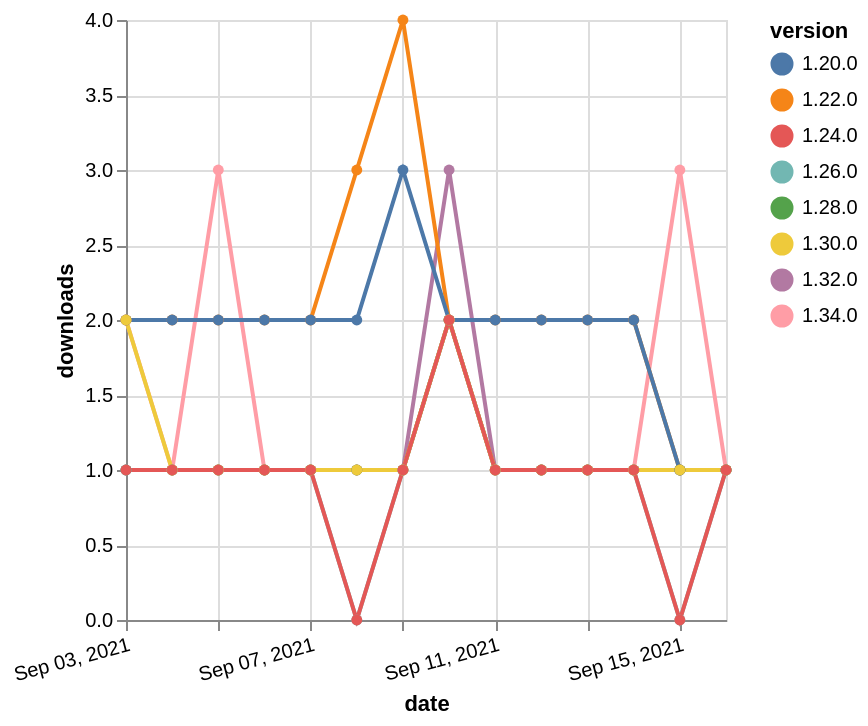

Write a Vega-Lite specification for this figure.
### Vega-Lite specification from a JSON file in a GitHub repository (floating-point values rounded to 4 significant figures)
{"$schema": "https://vega.github.io/schema/vega-lite/v5.json", "description": "A simple bar chart with embedded data.", "data": {"values": [{"date": "2021-09-03", "total": 127, "delta": 2, "version": "1.34.0"}, {"date": "2021-09-04", "total": 128, "delta": 1, "version": "1.34.0"}, {"date": "2021-09-05", "total": 131, "delta": 3, "version": "1.34.0"}, {"date": "2021-09-06", "total": 132, "delta": 1, "version": "1.34.0"}, {"date": "2021-09-07", "total": 133, "delta": 1, "version": "1.34.0"}, {"date": "2021-09-08", "total": 134, "delta": 1, "version": "1.34.0"}, {"date": "2021-09-09", "total": 135, "delta": 1, "version": "1.34.0"}, {"date": "2021-09-10", "total": 137, "delta": 2, "version": "1.34.0"}, {"date": "2021-09-11", "total": 138, "delta": 1, "version": "1.34.0"}, {"date": "2021-09-12", "total": 139, "delta": 1, "version": "1.34.0"}, {"date": "2021-09-13", "total": 140, "delta": 1, "version": "1.34.0"}, {"date": "2021-09-14", "total": 141, "delta": 1, "version": "1.34.0"}, {"date": "2021-09-15", "total": 144, "delta": 3, "version": "1.34.0"}, {"date": "2021-09-16", "total": 145, "delta": 1, "version": "1.34.0"}, {"date": "2021-09-03", "total": 199, "delta": 1, "version": "1.32.0"}, {"date": "2021-09-04", "total": 200, "delta": 1, "version": "1.32.0"}, {"date": "2021-09-05", "total": 201, "delta": 1, "version": "1.32.0"}, {"date": "2021-09-06", "total": 202, "delta": 1, "version": "1.32.0"}, {"date": "2021-09-07", "total": 203, "delta": 1, "version": "1.32.0"}, {"date": "2021-09-08", "total": 204, "delta": 1, "version": "1.32.0"}, {"date": "2021-09-09", "total": 205, "delta": 1, "version": "1.32.0"}, {"date": "2021-09-10", "total": 208, "delta": 3, "version": "1.32.0"}, {"date": "2021-09-11", "total": 209, "delta": 1, "version": "1.32.0"}, {"date": "2021-09-12", "total": 210, "delta": 1, "version": "1.32.0"}, {"date": "2021-09-13", "total": 211, "delta": 1, "version": "1.32.0"}, {"date": "2021-09-14", "total": 212, "delta": 1, "version": "1.32.0"}, {"date": "2021-09-15", "total": 213, "delta": 1, "version": "1.32.0"}, {"date": "2021-09-16", "total": 214, "delta": 1, "version": "1.32.0"}, {"date": "2021-09-03", "total": 2454, "delta": 2, "version": "1.22.0"}, {"date": "2021-09-04", "total": 2456, "delta": 2, "version": "1.22.0"}, {"date": "2021-09-05", "total": 2458, "delta": 2, "version": "1.22.0"}, {"date": "2021-09-06", "total": 2460, "delta": 2, "version": "1.22.0"}, {"date": "2021-09-07", "total": 2462, "delta": 2, "version": "1.22.0"}, {"date": "2021-09-08", "total": 2465, "delta": 3, "version": "1.22.0"}, {"date": "2021-09-09", "total": 2469, "delta": 4, "version": "1.22.0"}, {"date": "2021-09-10", "total": 2471, "delta": 2, "version": "1.22.0"}, {"date": "2021-09-11", "total": 2473, "delta": 2, "version": "1.22.0"}, {"date": "2021-09-12", "total": 2475, "delta": 2, "version": "1.22.0"}, {"date": "2021-09-13", "total": 2477, "delta": 2, "version": "1.22.0"}, {"date": "2021-09-14", "total": 2479, "delta": 2, "version": "1.22.0"}, {"date": "2021-09-15", "total": 2480, "delta": 1, "version": "1.22.0"}, {"date": "2021-09-16", "total": 2481, "delta": 1, "version": "1.22.0"}, {"date": "2021-09-03", "total": 187, "delta": 1, "version": "1.28.0"}, {"date": "2021-09-04", "total": 188, "delta": 1, "version": "1.28.0"}, {"date": "2021-09-05", "total": 189, "delta": 1, "version": "1.28.0"}, {"date": "2021-09-06", "total": 190, "delta": 1, "version": "1.28.0"}, {"date": "2021-09-07", "total": 191, "delta": 1, "version": "1.28.0"}, {"date": "2021-09-08", "total": 192, "delta": 1, "version": "1.28.0"}, {"date": "2021-09-09", "total": 193, "delta": 1, "version": "1.28.0"}, {"date": "2021-09-10", "total": 195, "delta": 2, "version": "1.28.0"}, {"date": "2021-09-11", "total": 196, "delta": 1, "version": "1.28.0"}, {"date": "2021-09-12", "total": 197, "delta": 1, "version": "1.28.0"}, {"date": "2021-09-13", "total": 198, "delta": 1, "version": "1.28.0"}, {"date": "2021-09-14", "total": 199, "delta": 1, "version": "1.28.0"}, {"date": "2021-09-15", "total": 200, "delta": 1, "version": "1.28.0"}, {"date": "2021-09-16", "total": 201, "delta": 1, "version": "1.28.0"}, {"date": "2021-09-03", "total": 195, "delta": 1, "version": "1.26.0"}, {"date": "2021-09-04", "total": 196, "delta": 1, "version": "1.26.0"}, {"date": "2021-09-05", "total": 197, "delta": 1, "version": "1.26.0"}, {"date": "2021-09-06", "total": 198, "delta": 1, "version": "1.26.0"}, {"date": "2021-09-07", "total": 199, "delta": 1, "version": "1.26.0"}, {"date": "2021-09-08", "total": 199, "delta": 0, "version": "1.26.0"}, {"date": "2021-09-09", "total": 200, "delta": 1, "version": "1.26.0"}, {"date": "2021-09-10", "total": 202, "delta": 2, "version": "1.26.0"}, {"date": "2021-09-11", "total": 203, "delta": 1, "version": "1.26.0"}, {"date": "2021-09-12", "total": 204, "delta": 1, "version": "1.26.0"}, {"date": "2021-09-13", "total": 205, "delta": 1, "version": "1.26.0"}, {"date": "2021-09-14", "total": 206, "delta": 1, "version": "1.26.0"}, {"date": "2021-09-15", "total": 206, "delta": 0, "version": "1.26.0"}, {"date": "2021-09-16", "total": 207, "delta": 1, "version": "1.26.0"}, {"date": "2021-09-03", "total": 2290, "delta": 2, "version": "1.20.0"}, {"date": "2021-09-04", "total": 2292, "delta": 2, "version": "1.20.0"}, {"date": "2021-09-05", "total": 2294, "delta": 2, "version": "1.20.0"}, {"date": "2021-09-06", "total": 2296, "delta": 2, "version": "1.20.0"}, {"date": "2021-09-07", "total": 2298, "delta": 2, "version": "1.20.0"}, {"date": "2021-09-08", "total": 2300, "delta": 2, "version": "1.20.0"}, {"date": "2021-09-09", "total": 2303, "delta": 3, "version": "1.20.0"}, {"date": "2021-09-10", "total": 2305, "delta": 2, "version": "1.20.0"}, {"date": "2021-09-11", "total": 2307, "delta": 2, "version": "1.20.0"}, {"date": "2021-09-12", "total": 2309, "delta": 2, "version": "1.20.0"}, {"date": "2021-09-13", "total": 2311, "delta": 2, "version": "1.20.0"}, {"date": "2021-09-14", "total": 2313, "delta": 2, "version": "1.20.0"}, {"date": "2021-09-15", "total": 2314, "delta": 1, "version": "1.20.0"}, {"date": "2021-09-16", "total": 2315, "delta": 1, "version": "1.20.0"}, {"date": "2021-09-03", "total": 170, "delta": 2, "version": "1.30.0"}, {"date": "2021-09-04", "total": 171, "delta": 1, "version": "1.30.0"}, {"date": "2021-09-05", "total": 172, "delta": 1, "version": "1.30.0"}, {"date": "2021-09-06", "total": 173, "delta": 1, "version": "1.30.0"}, {"date": "2021-09-07", "total": 174, "delta": 1, "version": "1.30.0"}, {"date": "2021-09-08", "total": 175, "delta": 1, "version": "1.30.0"}, {"date": "2021-09-09", "total": 176, "delta": 1, "version": "1.30.0"}, {"date": "2021-09-10", "total": 178, "delta": 2, "version": "1.30.0"}, {"date": "2021-09-11", "total": 179, "delta": 1, "version": "1.30.0"}, {"date": "2021-09-12", "total": 180, "delta": 1, "version": "1.30.0"}, {"date": "2021-09-13", "total": 181, "delta": 1, "version": "1.30.0"}, {"date": "2021-09-14", "total": 182, "delta": 1, "version": "1.30.0"}, {"date": "2021-09-15", "total": 183, "delta": 1, "version": "1.30.0"}, {"date": "2021-09-16", "total": 184, "delta": 1, "version": "1.30.0"}, {"date": "2021-09-03", "total": 243, "delta": 1, "version": "1.24.0"}, {"date": "2021-09-04", "total": 244, "delta": 1, "version": "1.24.0"}, {"date": "2021-09-05", "total": 245, "delta": 1, "version": "1.24.0"}, {"date": "2021-09-06", "total": 246, "delta": 1, "version": "1.24.0"}, {"date": "2021-09-07", "total": 247, "delta": 1, "version": "1.24.0"}, {"date": "2021-09-08", "total": 247, "delta": 0, "version": "1.24.0"}, {"date": "2021-09-09", "total": 248, "delta": 1, "version": "1.24.0"}, {"date": "2021-09-10", "total": 250, "delta": 2, "version": "1.24.0"}, {"date": "2021-09-11", "total": 251, "delta": 1, "version": "1.24.0"}, {"date": "2021-09-12", "total": 252, "delta": 1, "version": "1.24.0"}, {"date": "2021-09-13", "total": 253, "delta": 1, "version": "1.24.0"}, {"date": "2021-09-14", "total": 254, "delta": 1, "version": "1.24.0"}, {"date": "2021-09-15", "total": 254, "delta": 0, "version": "1.24.0"}, {"date": "2021-09-16", "total": 255, "delta": 1, "version": "1.24.0"}]}, "width": "container", "mark": {"type": "line", "point": {"filled": true}}, "encoding": {"x": {"field": "date", "type": "temporal", "timeUnit": "yearmonthdate", "title": "date", "axis": {"labelAngle": -15}}, "y": {"field": "delta", "type": "quantitative", "title": "downloads"}, "color": {"field": "version", "type": "nominal"}, "tooltip": {"field": "delta"}}}
